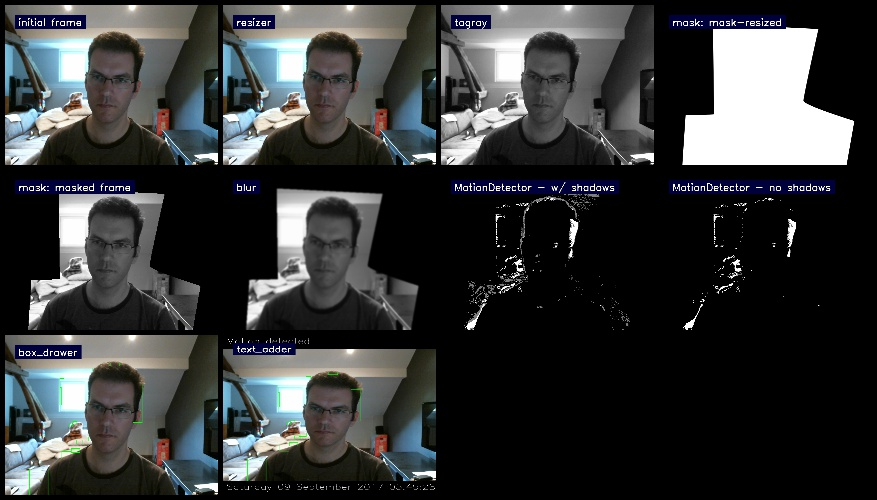
#> input picture images/debug_frame.jpg, 877 x 500 px
$ python -i processing.py   (imports and definitions only)   (older library calls are emulated)
#> lines starting #> are read from the running program, lines starting #| are printed output that depends on the picture
#> further down, picture is the input picture: shape (500, 877, 3); mean B, G, R 56.6, 55.9, 54.1
"""
This module contains various functions which process image objects.
"""

import logging
from collections import namedtuple
from datetime import datetime, timedelta

import cv2
import numpy as np
from camera import PiCamera

LOG = logging.getLogger(__name__)
MAX_REFERENCE_AGE = timedelta(minutes=15)
MIN_SNAPSHOT_INTERVAL = timedelta(minutes=5)
Point2D = namedtuple('Point2D', 'x y')
Dimension = namedtuple('Dimension', 'width height')


# [104 lines left out: functions as_jpeg, blit, combine, add_text, warmup, not called in this run]


def prepare_frame(frame):
    '''
    Prepares a frame for all comparison operations.

    For this only resizes and blurs it. But this could in the future also apply
    masks and whatnot. The general idea is to remove any unwanted data (noise)
    from the frame which we do not want to consider in motion detection.
    '''
    resized = cv2.resize(frame, (320, 240))
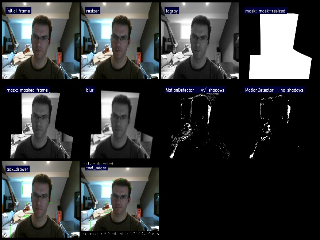
#> resized: shape (240, 320, 3); mean B, G, R 56.6, 55.9, 54.1
    gray = cv2.cvtColor(resized, cv2.COLOR_BGR2GRAY)
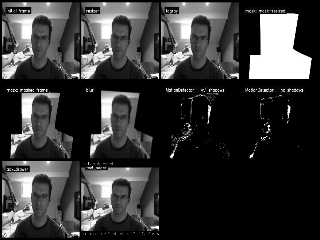
#> gray: shape (240, 320); min 0, max 255, mean 55.5
    output = cv2.GaussianBlur(gray, (21, 21), 0)
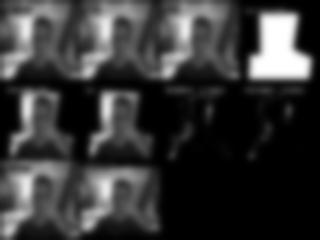
#> output: shape (240, 320); min 0, max 255, mean 55.7
    return resized, output


# [101 lines left out: functions is_new_reference, find_motion_regions, write_snapshot, detect, not called in this run]

>>> import cv2
>>> picture = cv2.imread('../images/debug_frame.jpg')
>>> result = prepare_frame(picture)

$ run again, on images/example.jpg
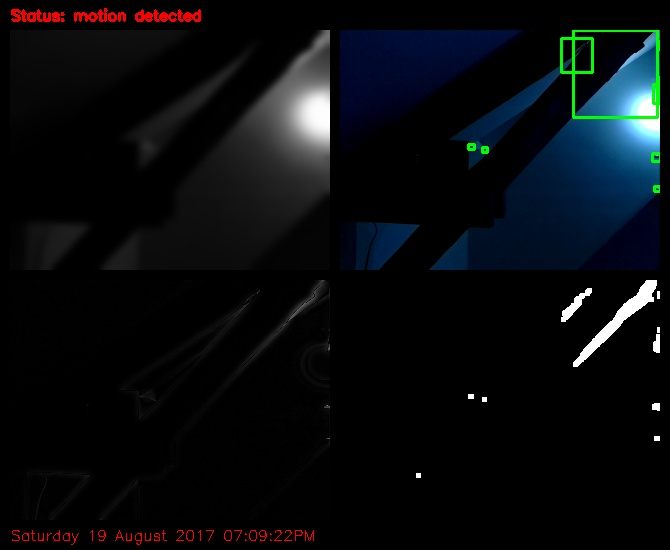
#> input picture images/example.jpg, 670 x 550 px
#> picture is the input picture: shape (550, 670, 3); mean B, G, R 14.5, 11.6, 8.7
#> in prepare_frame, `resized = cv2.resize(frame, (320, 240))`:
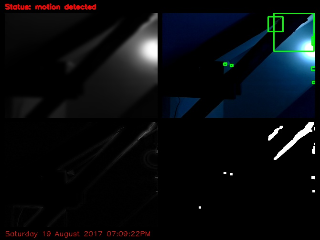
#> resized: shape (240, 320, 3); mean B, G, R 14.5, 11.6, 8.7
#> in prepare_frame, `output = cv2.GaussianBlur(gray, (21, 21), 0)`:
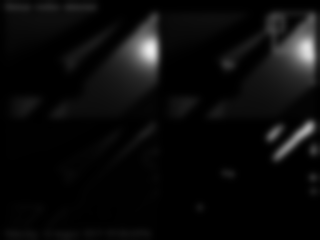
#> output: shape (240, 320); min 0, max 236, mean 11.1

$ run again, on images/normal_frame.jpg
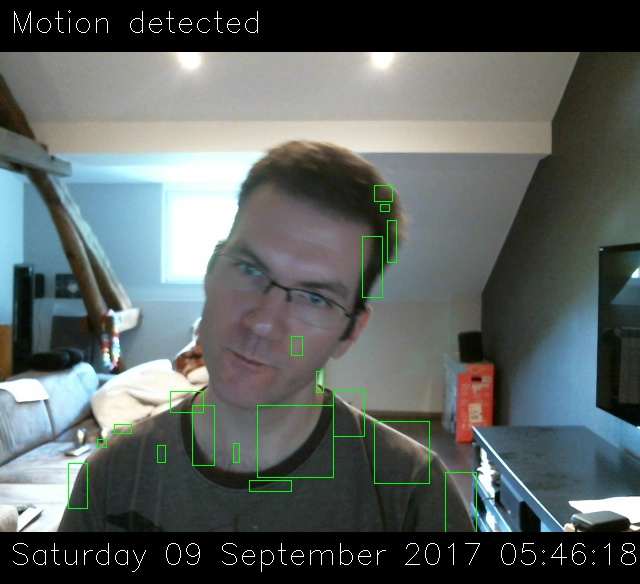
#> input picture images/normal_frame.jpg, 640 x 584 px
#> picture is the input picture: shape (584, 640, 3); mean B, G, R 97.1, 98.9, 91.9
#> in prepare_frame, `gray = cv2.cvtColor(resized, cv2.COLOR_BGR2GRAY)`:
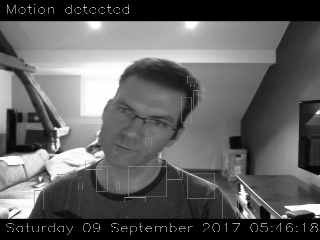
#> gray: shape (240, 320); min 0, max 255, mean 96.6
#> in prepare_frame, `output = cv2.GaussianBlur(gray, (21, 21), 0)`:
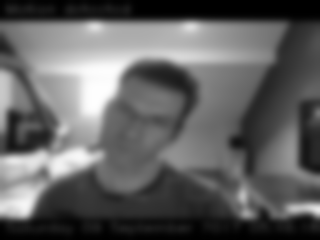
#> output: shape (240, 320); min 0, max 254, mean 96.6
